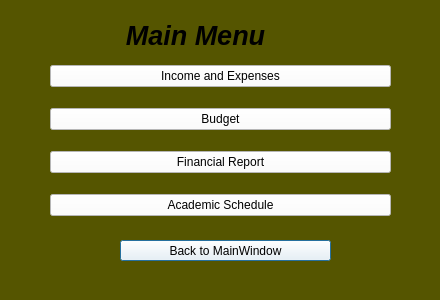
<?xml version="1.0" encoding="UTF-8"?>
<ui version="4.0">
 <class>menu</class>
 <widget class="QDialog" name="menu">
  <property name="geometry">
   <rect>
    <x>0</x>
    <y>0</y>
    <width>440</width>
    <height>300</height>
   </rect>
  </property>
  <property name="windowTitle">
   <string>Dialog</string>
  </property>
  <property name="styleSheet">
   <string notr="true">background-color: rgb(85, 85, 0);</string>
  </property>
  <widget class="QLabel" name="label">
   <property name="geometry">
    <rect>
     <x>20</x>
     <y>10</y>
     <width>351</width>
     <height>51</height>
    </rect>
   </property>
   <property name="text">
    <string>&lt;html&gt;&lt;head/&gt;&lt;body&gt;&lt;p align=&quot;center&quot;&gt;&lt;span style=&quot; font-size:20pt; font-weight:700; font-style:italic; color:#000000;&quot;&gt;Main Menu&lt;/span&gt;&lt;/p&gt;&lt;/body&gt;&lt;/html&gt;</string>
   </property>
  </widget>
  <widget class="QPushButton" name="pushButton_5">
   <property name="geometry">
    <rect>
     <x>120</x>
     <y>240</y>
     <width>211</width>
     <height>21</height>
    </rect>
   </property>
   <property name="styleSheet">
    <string notr="true">color: rgb(0, 0, 0);
font: 700 italic 9pt &quot;Segoe UI&quot;;
font: 700 italic 11pt &quot;Segoe UI&quot;;
background-color: rgb(255, 255, 255);</string>
   </property>
   <property name="text">
    <string>Back to MainWindow</string>
   </property>
  </widget>
  <widget class="QWidget" name="verticalLayoutWidget">
   <property name="geometry">
    <rect>
     <x>50</x>
     <y>50</y>
     <width>341</width>
     <height>181</height>
    </rect>
   </property>
   <layout class="QVBoxLayout" name="verticalLayout">
    <item>
     <widget class="QPushButton" name="pushButton">
      <property name="styleSheet">
       <string notr="true">color: rgb(0,0,0);
font: 700 italic 11pt &quot;Segoe UI&quot;;
font: 700 italic 11pt &quot;Segoe UI&quot;;
background-color: rgb(255, 255, 255);</string>
      </property>
      <property name="text">
       <string>Income and Expenses</string>
      </property>
     </widget>
    </item>
    <item>
     <widget class="QPushButton" name="pushButton_3">
      <property name="styleSheet">
       <string notr="true">font: 700 italic 11pt &quot;Segoe UI&quot;;
color: rgb(0, 0, 0);
background-color: rgb(255, 255, 255);</string>
      </property>
      <property name="text">
       <string>Budget</string>
      </property>
     </widget>
    </item>
    <item>
     <widget class="QPushButton" name="pushButton_4">
      <property name="styleSheet">
       <string notr="true">color: rgb(0, 0, 0);
font: 700 italic 11pt &quot;Segoe UI&quot;;
background-color: rgb(255, 255, 255);</string>
      </property>
      <property name="text">
       <string>Financial Report</string>
      </property>
     </widget>
    </item>
    <item>
     <widget class="QPushButton" name="pushButton_2">
      <property name="styleSheet">
       <string notr="true">color: rgb(0, 0, 0);
font: 700 italic 11pt &quot;Segoe UI&quot;;
background-color: rgb(255, 255, 255);</string>
      </property>
      <property name="text">
       <string>Academic Schedule</string>
      </property>
     </widget>
    </item>
   </layout>
  </widget>
 </widget>
 <resources/>
 <connections/>
</ui>
